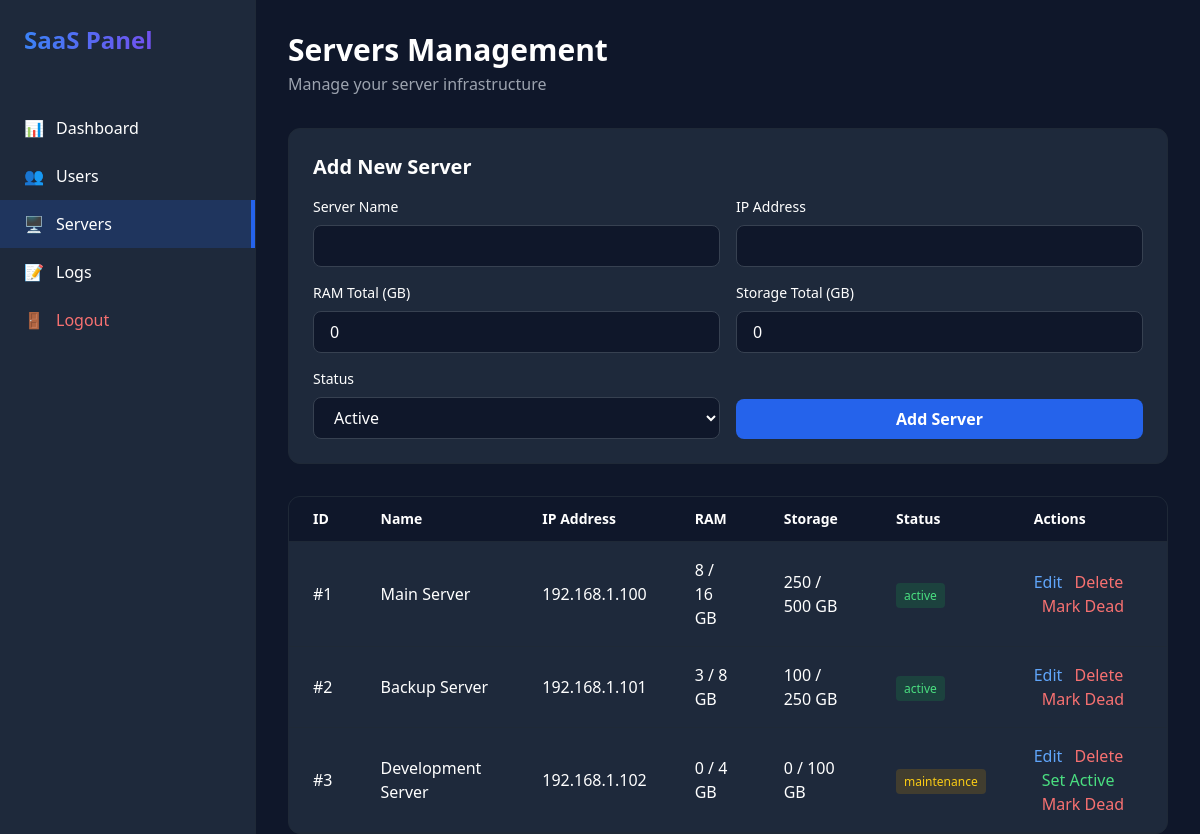
The page /admin/servers.php (signed in) on the database its author committed.
### tables this page shows
CREATE TABLE servers (
    id INT AUTO_INCREMENT PRIMARY KEY,
    name VARCHAR(255) NOT NULL,
    ip_address VARCHAR(45) NOT NULL,
    status ENUM('active', 'dead', 'maintenance') DEFAULT 'active',
    ram_total INT DEFAULT 0 COMMENT 'RAM in GB',
    ram_used INT DEFAULT 0,
    storage_total INT DEFAULT 0 COMMENT 'Storage in GB',
    storage_used INT DEFAULT 0,
    last_check TIMESTAMP NULL,
    created_at TIMESTAMP DEFAULT CURRENT_TIMESTAMP,
    INDEX idx_status (status)
);

### admin/servers.php (the view, shortened to what this page needs)
<?php
require_once '../config/db.php';
$servers_query = mysqli_query($conn, "SELECT * FROM servers ORDER BY created_at DESC");
$edit_server = null;
?>
<!DOCTYPE html>
<html lang="en">
<head>
    <script src="https://cdn.tailwindcss.com"></script>
</head>
<body class="bg-[#0f172a] text-white">
    <div class="flex h-screen">
        <div class="w-64 bg-[#1e293b] border-r border-gray-800 fixed h-full">
            <div class="p-6">
                <h2 class="text-2xl font-bold bg-gradient-to-r from-blue-500 to-purple-600 bg-clip-text text-transparent">
                </h2>
            </div>
            <nav class="mt-6">
                <a href="index.php" class="flex items-center px-6 py-3 hover:bg-gray-800 transition">
                    <span class="mr-3">📊</span> Dashboard
                </a>
                <a href="users.php" class="flex items-center px-6 py-3 hover:bg-gray-800 transition">
                    <span class="mr-3">👥</span> Users
                </a>
                <a href="servers.php" class="flex items-center px-6 py-3 bg-blue-600/20 border-r-4 border-blue-600">
                    <span class="mr-3">🖥️</span> Servers
                </a>
                <a href="logs.php" class="flex items-center px-6 py-3 hover:bg-gray-800 transition">
                    <span class="mr-3">📝</span> Logs
                </a>
                <a href="../auth/logout.php" class="flex items-center px-6 py-3 hover:bg-gray-800 transition text-red-400">
                    <span class="mr-3">🚪</span> Logout
                </a>
            </nav>
        </div>
        <div class="flex-1 ml-64 p-8">
            <div class="mb-8">
                <h1 class="text-3xl font-bold">Servers Management</h1>
                <p class="text-gray-400 mt-1">Manage your server infrastructure</p>
            </div>
            <div class="bg-[#1e293b] p-6 rounded-xl border border-gray-800 mb-8">
                <h2 class="text-xl font-semibold mb-4"><?= $edit_server ? 'Edit Server' : 'Add New Server' ?></h2>
                <form method="POST" class="grid md:grid-cols-2 gap-4">
                    <div>
                        <label class="block text-sm mb-2">Server Name</label>
                        <input type="text" name="name" required value="<?= $edit_server['name'] ?? '' ?>"
                               class="w-full px-4 py-2 bg-[#0f172a] border border-gray-700 rounded-lg focus:outline-none focus:border-blue-500">
                    </div>
                    <div>
                        <label class="block text-sm mb-2">IP Address</label>
                        <input type="text" name="ip_address" required value="<?= $edit_server['ip_address'] ?? '' ?>"
                               class="w-full px-4 py-2 bg-[#0f172a] border border-gray-700 rounded-lg focus:outline-none focus:border-blue-500">
                    </div>
                    <div>
                        <label class="block text-sm mb-2">RAM Total (GB)</label>
                        <input type="number" name="ram_total" required value="<?= $edit_server['ram_total'] ?? 0 ?>"
                               class="w-full px-4 py-2 bg-[#0f172a] border border-gray-700 rounded-lg focus:outline-none focus:border-blue-500">
                    </div>
                    <div>
                        <label class="block text-sm mb-2">Storage Total (GB)</label>
                        <input type="number" name="storage_total" required value="<?= $edit_server['storage_total'] ?? 0 ?>"
                               class="w-full px-4 py-2 bg-[#0f172a] border border-gray-700 rounded-lg focus:outline-none focus:border-blue-500">
                    </div>
                    <div>
                        <label class="block text-sm mb-2">Status</label>
                        <select name="status" class="w-full px-4 py-2 bg-[#0f172a] border border-gray-700 rounded-lg focus:outline-none focus:border-blue-500">
                            <option value="active" <?= ($edit_server['status'] ?? '') == 'active' ? 'selected' : '' ?>>Active</option>
                        </select>
                    </div>
                    <div class="flex items-end">
                        <button type="submit" class="w-full bg-blue-600 hover:bg-blue-700 py-2 rounded-lg font-semibold transition">
                            <?= $edit_server ? 'Update Server' : 'Add Server' ?>
                        </button>
                    </div>
                </form>
            </div>
            <div class="bg-[#1e293b] rounded-xl border border-gray-800 overflow-hidden">
                <table class="w-full">
                    <thead class="bg-[#0f172a] border-b border-gray-800">
                        <tr>
                            <th class="px-6 py-3 text-left text-sm font-semibold">ID</th>
                            <th class="px-6 py-3 text-left text-sm font-semibold">Name</th>
                            <th class="px-6 py-3 text-left text-sm font-semibold">IP Address</th>
                            <th class="px-6 py-3 text-left text-sm font-semibold">RAM</th>
                            <th class="px-6 py-3 text-left text-sm font-semibold">Storage</th>
                            <th class="px-6 py-3 text-left text-sm font-semibold">Status</th>
                            <th class="px-6 py-3 text-left text-sm font-semibold">Actions</th>
                        </tr>
                    </thead>
                    <tbody>
                        <?php while ($server = mysqli_fetch_assoc($servers_query)): ?>
                        <tr class="border-b border-gray-800 hover:bg-gray-800/50 transition">
                            <td class="px-6 py-4">#<?= $server['id'] ?></td>
                            <td class="px-6 py-4 font-medium"><?= htmlspecialchars($server['name']) ?></td>
                            <td class="px-6 py-4"><?= htmlspecialchars($server['ip_address']) ?></td>
                            <td class="px-6 py-4"><?= $server['ram_used'] ?> / <?= $server['ram_total'] ?> GB</td>
                            <td class="px-6 py-4"><?= $server['storage_used'] ?> / <?= $server['storage_total'] ?> GB</td>
                            <td class="px-6 py-4">
                                <span class="px-2 py-1 rounded text-xs <?=
                                    $server['status'] == 'active' ? 'bg-green-600/20 text-green-400' :
                                    ($server['status'] == 'dead' ? 'bg-red-600/20 text-red-400' : 'bg-yellow-600/20 text-yellow-400') ?>">
                                    <?= $server['status'] ?>
                                </span>
                            </td>
                            <td class="px-6 py-4 space-x-2">
                                <a href="?edit=<?= $server['id'] ?>" class="text-blue-400 hover:text-blue-300">Edit</a>
                                <a href="?delete=<?= $server['id'] ?>" class="text-red-400 hover:text-red-300" onclick="return confirm('Delete this server?')">Delete</a>
                                <?php if ($server['status'] != 'active'): ?>
                                    <a href="?status=active&id=<?= $server['id'] ?>" class="text-green-400 hover:text-green-300">Set Active</a>
                                <?php endif; ?>
                                <?php if ($server['status'] != 'dead'): ?>
                                    <a href="?status=dead&id=<?= $server['id'] ?>" class="text-red-400 hover:text-red-300">Mark Dead</a>
                                <?php endif; ?>
                            </td>
                        </tr>
                        <?php endwhile; ?>
                    </tbody>
                </table>
            </div>
        </div>
    </div>
</body>
</html>

### rows shown on the page
servers: id "1", name "Main Server", ip_address "192.168.1.100", ram_used "8", ram_total "16", storage_used "250", storage_total "500", status "active"
servers: id "2", name "Backup Server", ip_address "192.168.1.101", ram_used "3", ram_total "8", storage_used "100", storage_total "250", status "active"
servers: id "3", name "Development Server", ip_address "192.168.1.102", ram_used "0", ram_total "4", storage_used "0", storage_total "100", status "maintenance"
